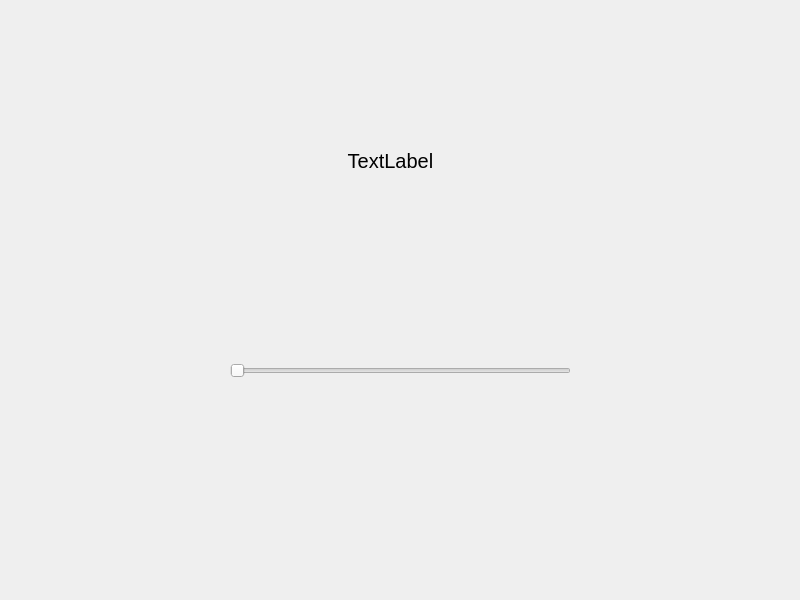
<?xml version="1.0" encoding="UTF-8"?>
<ui version="4.0">
 <class>MainWindow</class>
 <widget class="QMainWindow" name="MainWindow">
  <property name="geometry">
   <rect>
    <x>0</x>
    <y>0</y>
    <width>800</width>
    <height>600</height>
   </rect>
  </property>
  <property name="font">
   <font>
    <pointsize>6</pointsize>
   </font>
  </property>
  <property name="windowTitle">
   <string>MainWindow</string>
  </property>
  <widget class="QWidget" name="centralwidget">
   <widget class="QLabel" name="label">
    <property name="geometry">
     <rect>
      <x>200</x>
      <y>90</y>
      <width>381</width>
      <height>141</height>
     </rect>
    </property>
    <property name="font">
     <font>
      <pointsize>15</pointsize>
     </font>
    </property>
    <property name="text">
     <string>TextLabel</string>
    </property>
    <property name="alignment">
     <set>Qt::AlignCenter</set>
    </property>
   </widget>
   <widget class="QSlider" name="horizontalSlider">
    <property name="geometry">
     <rect>
      <x>230</x>
      <y>300</y>
      <width>341</width>
      <height>141</height>
     </rect>
    </property>
    <property name="orientation">
     <enum>Qt::Horizontal</enum>
    </property>
   </widget>
  </widget>
 </widget>
 <resources/>
 <connections>
  <connection>
   <sender>horizontalSlider</sender>
   <signal>valueChanged(int)</signal>
   <receiver>MainWindow</receiver>
   <slot>myslot1(int)</slot>
   <hints>
    <hint type="sourcelabel">
     <x>323</x>
     <y>359</y>
    </hint>
    <hint type="destinationlabel">
     <x>379</x>
     <y>275</y>
    </hint>
   </hints>
  </connection>
 </connections>
 <slots>
  <slot>myslot1(int)</slot>
 </slots>
</ui>
